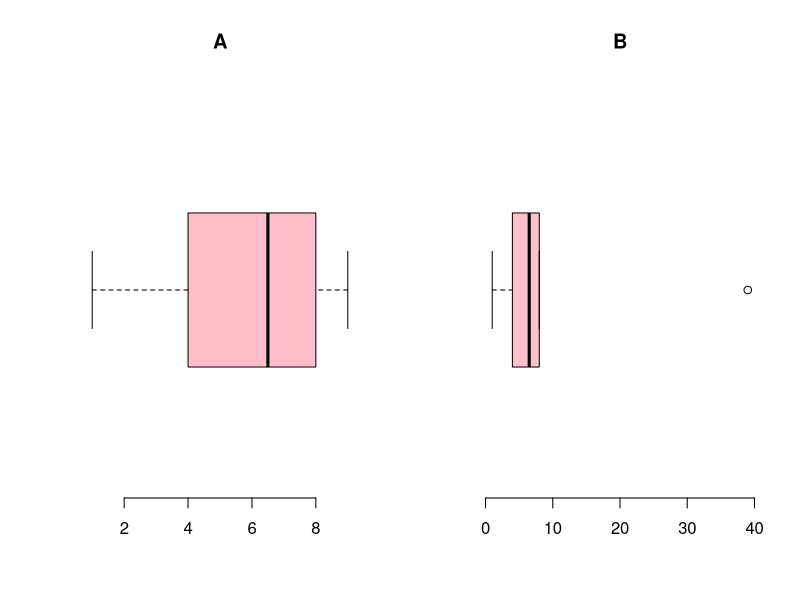

This chart was generated by the following R code:
## ---- chunk 1
#| echo: false
library("knitr")
## ---- chunk 2
x1 <- c(1, 4, 6, 7, 8, 9)
x2 <- c(1, 4, 6, 7, 8, 39)

par(bty = "n", mfrow = c(1, 2))
boxplot(x1, horizontal=T, col='pink', main = "A")
boxplot(x2, horizontal=T, col='pink', main = "B")
## ---- chunk 3
kable(rbind('A' = x1, 'B' = x2,'-' = " ", 'rank(A)' = rank(x1), 'rank(B)' = rank(x2)))
## ---- chunk 4
# Scores
x <- c(11, 42, 62, 73, 84, 84, 42, 73, 84)

# Sort x
x <- sort(x)

# Assign ranks
ranks <- rank(x)
## ---- chunk 5
kable(rbind(index = 1:length(x), x, ranks))
